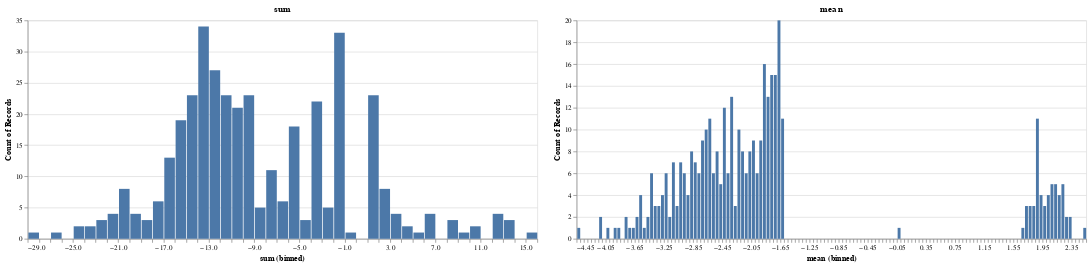

Notebook code cell kept with this figure:
### Markdown cell above
### Curated pathways:

### Code cell
nes_sum_mean_dist("cp", abs=False, alpha=0.05)

### Figure 1 — Vega-Lite specification as saved in the notebook (floating-point values rounded to 4 significant figures; data arrays with more than 128 entries replaced by an {"elided": "..."} marker saying what was removed)
{"config": {"view": {"continuousWidth": 300, "continuousHeight": 300}}, "hconcat": [{"mark": {"type": "bar"}, "encoding": {"x": {"bin": {"step": 1}, "field": "sum", "type": "quantitative"}, "y": {"aggregate": "count", "type": "quantitative"}}, "height": 300, "title": "sum", "width": 700}, {"mark": {"type": "bar"}, "encoding": {"x": {"bin": {"step": 0.05}, "field": "mean", "type": "quantitative"}, "y": {"aggregate": "count", "type": "quantitative"}}, "height": 300, "title": "mean", "width": 700}], "data": {"name": "data-2a2c6761d505e049dce49bb888cc95bc"}, "$schema": "https://vega.github.io/schema/vega-lite/v5.15.1.json", "datasets": {"data-2a2c6761d505e049dce49bb888cc95bc": {"elided": "377 records"}}}
